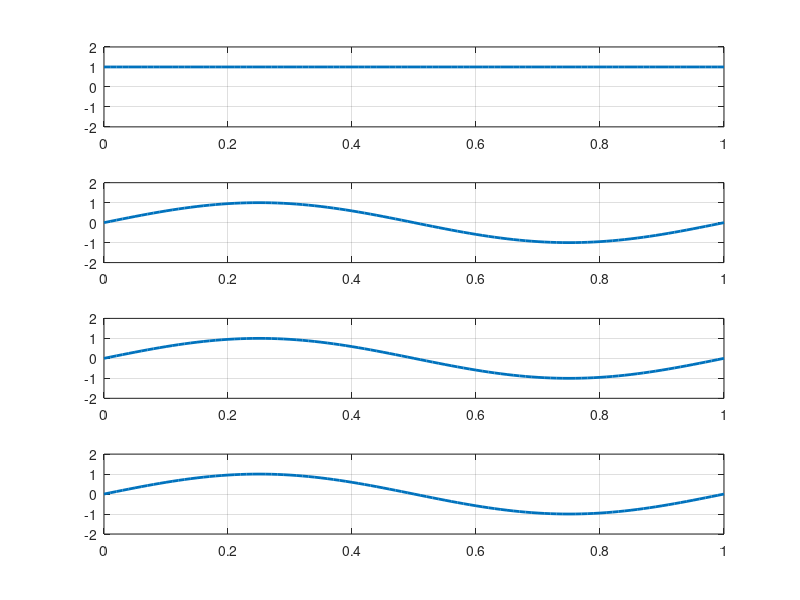

Recreate this plot in MATLAB.
clc;
clear all;
close all;

b = input('Enter the Bit stream \n '); %b = [0 1 0 1 1 1 0];
n = length(b);
t = 0:.01:n;
x = 1:1:(n+1)*100;

for i = 1:n
    if (b(i) == 0)
        b_p(i) = -1;
    else
        b_p(i) = 1;
    end
    for j = i:.1:i+1
        bw(x(i*100:(i+1)*100)) = b_p(i);
    end
end

bw = bw(100:end);
sint = sin(2*pi*t);
st = bw.*sint;
M=st;

z = pskdemod( st , 4);
%z = pskdemod( y , 4 )

subplot(4,1,1)
plot(t,bw,'Linewidth',2)
grid on ; 
axis([0 n -2 +2])

subplot(4,1,2)
plot(t,sint,'Linewidth',2)
grid on ; 
axis([0 n -2 +2])

subplot(4,1,3)
plot(t,st,'Linewidth',2)
grid on ; 
axis([0 n -2 +2])

subplot(4,1,4)
plot(t,st,'Linewidth',2)
grid on ; 
axis([0 n -2 +2])
